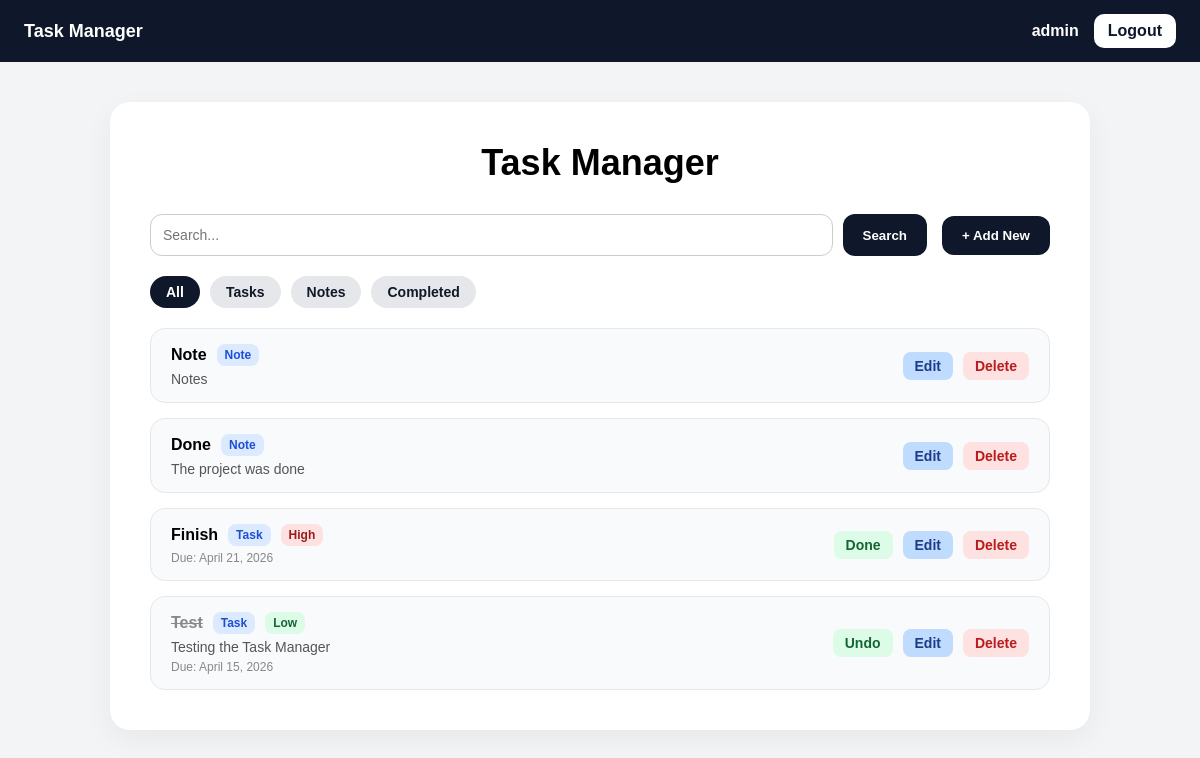
The app's page / (signed in) with its own data.
### Tasks/models.py (models this page shows, shortened)
class Task(models.Model):
    TYPE_CHOICES = [
        ("task", "Task"),
        ("note", "Note"),
    ]
    PRIORITY_CHOICES = [
        ("low", "Low"),
        ("medium", "Medium"),
        ("high", "High"),
    ]
    user = models.ForeignKey(User, on_delete=models.CASCADE)
    title = models.CharField(max_length=200)
    content = models.TextField(blank=True)
    item_type = models.CharField(max_length=10, choices=TYPE_CHOICES, default="task")
    priority = models.CharField(max_length=10, choices=PRIORITY_CHOICES, default="low")
    due_date = models.DateField(null=True, blank=True)
    is_completed = models.BooleanField(default=False)
    created_at = models.DateTimeField(auto_now_add=True)

### Tasks/views.py (the view)
# urls.py: path("", views.home, name="home"),
@login_required
def home(request):
    query = request.GET.get("q", "").strip()
    filter_type = request.GET.get("filter", "all")
    tasks = Task.objects.filter(user=request.user).order_by("-created_at")
    if query:
        tasks = tasks.filter(
            Q(title__icontains=query) | Q(content__icontains=query)
        )
    if filter_type == "tasks":
        tasks = tasks.filter(item_type="task")
    elif filter_type == "notes":
        tasks = tasks.filter(item_type="note")
    elif filter_type == "completed":
        tasks = tasks.filter(is_completed=True)
    context = {
        "tasks": tasks,
        "query": query,
        "filter_type": filter_type,
    }
    return render(request, "Tasks/home.html", context)

### Tasks/templates/Tasks/home.html (shortened to what this page needs)
{% load static %}
<!DOCTYPE html>
<html lang="en">
<head>
    <link rel="stylesheet" href="{% static 'Tasks/style.css' %}">
</head>
<body>
    <div class="navbar">
        <div class="nav-left">
            <span class="app-name">Task Manager</span>
        </div>
        <div class="nav-right">
            <span class="username">{{ request.user.username }}</span>
            <a href="{% url 'logout' %}" class="logout-btn">Logout</a>
        </div>
    </div>
    <div class="page">
        <div class="app-card">
            <div class="header">
                <h1 class="title">Task Manager</h1>
            </div>
            <div class="search-add-row">
                <form method="GET" class="search-form">
                    <input type="text" name="q" placeholder="Search..." value="{{ query }}">
                    <button type="submit">Search</button>
                </form>
                <button type="button" class="open-modal-btn" onclick="openAddModal()">+ Add New</button>
            </div>
            <div class="filters">
                <a href="{% url 'home' %}?filter=all"
                    class="{% if filter_type == 'all' %}active-filter{% endif %}">All</a>
                <a href="{% url 'home' %}?filter=tasks"
                    class="{% if filter_type == 'tasks' %}active-filter{% endif %}">Tasks</a>
                <a href="{% url 'home' %}?filter=notes"
                    class="{% if filter_type == 'notes' %}active-filter{% endif %}">Notes</a>
                <a href="{% url 'home' %}?filter=completed"
                    class="{% if filter_type == 'completed' %}active-filter{% endif %}">Completed</a>
            </div>
            <div class="task-list">
                {% for task in tasks %}
                <div class="task-item">
                    <div class="left">
                        <div class="top-line">
                            {% if task.is_completed %}
                            <span class="task-text completed">{{ task.title }}</span>
                            {% else %}
                            <span class="task-text">{{ task.title }}</span>
                            {% endif %}
                            <span class="badge">{{ task.item_type|title }}</span>
                            {% if task.item_type == "task" %}
                            <span class="badge priority-{{ task.priority }}">{{ task.priority|title }}</span>
                            {% endif %}
                        </div>
                        {% if task.content %}
                        <div class="task-content">{{ task.content }}</div>
                        {% endif %}
                        {% if task.due_date and task.item_type == "task" %}
                        <div class="due-date">Due: {{ task.due_date }}</div>
                        {% endif %}
                    </div>
                    <div class="actions">
                        {% if task.item_type == "task" %}
                        <a href="{% url 'toggle_complete' task.pk %}" class="action complete-btn">
                            {% if task.is_completed %}Undo{% else %}Done{% endif %}
                        </a>
                        {% endif %}
                        <button type="button" class="action edit-btn" data-id="{{ task.pk }}"
                            data-title="{{ task.title|escapejs }}"
                            data-content="{{ task.content|default_if_none:''|escapejs }}"
                            data-item-type="{{ task.item_type|escapejs }}"
                            data-priority="{{ task.priority|default_if_none:'low'|escapejs }}"
                            data-due-date="{% if task.due_date %}{{ task.due_date|date:'Y-m-d' }}{% endif %}"
                            onclick="handleEditClick(this)">
                            Edit
                        </button>
                        <a href="{% url 'delete_task' task.pk %}" class="action delete-btn"
                            onclick="return confirm('Are you sure you want to delete this item?')">
                            Delete
                        </a>
                    </div>
                </div>
                {% empty %}
                <div class="empty-state">
                    <p>No tasks or notes found.</p>
                </div>
                {% endfor %}
            </div>
        </div>
    </div>
</body>
</html>

### Tasks/static/Tasks/style.css (style rules this page uses)
body { margin: 0; font-family: Arial, Helvetica, sans-serif; background: #f3f4f6; }
.navbar { width: 100%; padding: 14px 24px; box-sizing: border-box; background: #0f172a; color: white; display: flex; justify-content: space-between; align-items: center; }
.app-name { font-size: 18px; font-weight: 700; }
.nav-right { display: flex; align-items: center; gap: 15px; }
.username { color: white; font-weight: 600; }
.logout-btn { display: inline-block; padding: 8px 14px; border-radius: 10px; background: white; color: #0f172a; text-decoration: none; font-weight: 600; }
.page { display: flex; justify-content: center; padding: 40px 20px; }
.app-card { width: 100%; max-width: 900px; padding: 40px; border-radius: 20px; background: white; box-shadow: 0 10px 30px rgba(0, 0, 0, 0.05); }
.header { margin-bottom: 30px; text-align: center; }
.title { margin: 0; font-size: 36px; font-weight: 700; }
.search-form input, .main-form input, .main-form textarea, .main-form select, .header-controls select, .auth-form input { padding: 12px; border: 1px solid #ccc; border-radius: 12px; font-size: 14px; background: white; box-sizing: border-box; }
.search-add-row { display: flex; align-items: center; gap: 15px; margin-bottom: 20px; }
.search-form { flex: 1; display: flex; gap: 10px; }
.search-form input { flex: 1; }
.search-form button, .open-modal-btn, .main-form button, .auth-form button { border: none; border-radius: 12px; background: #0f172a; color: white; cursor: pointer; font-weight: 600; }
.search-form button, .open-modal-btn { padding: 12px 20px; }
.open-modal-btn { white-space: nowrap; }
.filters { display: flex; flex-wrap: wrap; gap: 10px; margin-bottom: 20px; }
.filters a { padding: 8px 16px; border-radius: 20px; background: #e5e7eb; color: #111827; text-decoration: none; font-size: 14px; font-weight: 600; }
.filters a.active-filter { background: #0f172a; color: white; }
.task-list { display: flex; flex-direction: column; gap: 15px; }
.task-item { display: flex; justify-content: space-between; align-items: center; gap: 15px; padding: 15px 20px; border: 1px solid #e5e7eb; border-radius: 15px; background: #f9fafb; }
.left { flex: 1; min-width: 0; display: flex; flex-direction: column; gap: 5px; }
.top-line { display: flex; flex-wrap: wrap; align-items: center; gap: 10px; }
.task-text { font-size: 16px; font-weight: 600; word-break: break-word; }
.completed { color: #888; text-decoration: line-through; }
.badge { padding: 4px 8px; border-radius: 8px; background: #dbeafe; color: #1d4ed8; font-size: 12px; font-weight: 600; }
.priority-low { background: #dcfce7; color: #166534; }
.priority-high { background: #fee2e2; color: #991b1b; }
.task-content { color: #555; font-size: 14px; white-space: pre-wrap; }
.due-date { color: #888; font-size: 12px; }
.actions { display: flex; flex-wrap: wrap; gap: 10px; }
.action { padding: 6px 12px; border: none; border-radius: 8px; font-size: 14px; font-weight: 600; text-decoration: none; cursor: pointer; }
.complete-btn { background: #dcfce7; color: #166534; }
.edit-btn { background: #bfdbfe; color: #1e3a8a; }
.delete-btn { background: #fee2e2; color: #b91c1c; }

### records on screen
Task: title "Note", item_type "Note", content "Notes"
Task: title "Done", item_type "Note", content "The project was done"
Task: title "Finish", item_type "Task", priority "High", due_date "April 21, 2026", is_completed "Done"
Task: title "Test", item_type "Task", priority "Low", content "Testing the Task Manager", due_date "April 15, 2026", is_completed "Undo"

### other values on screen
{{ request.user.username }} "admin"
